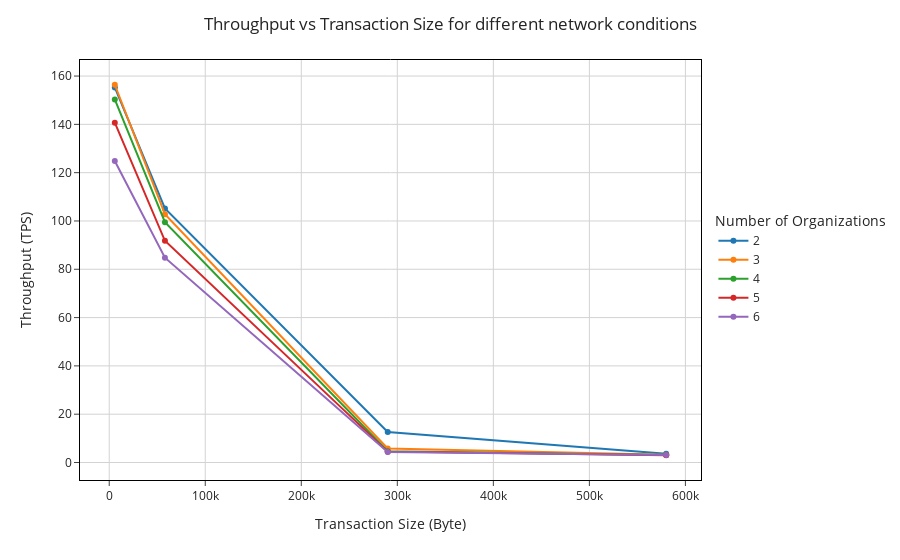

The cell this chart's notebook holds for it:
### Markdown cell above
## Data analysis

### Average throughput versus number of organizations

### Code cell
import plotly.express as px

def group_network_conditions(s):
    network_conditions = ""

    for column_name in ["Network Packet Loss (%)", "Network Max Throughput (Mbps)", "Network Avg Latency (ms)", "Network Jitter (ms)"]:
        if s[column_name] != "ideal":
            name = column_name.lstrip("Network").split("(")[0].strip() # Before the first "("
            value = s[column_name] # The value
            unit = str(column_name.split('(')[1].strip(")")).strip() # Inside the parentheses
            network_conditions += f",<br>{name} {value}{unit}"
    
    if network_conditions == "":
        return "Ideal"
    else:
        return network_conditions[5:]

# Create a new column "Conditions" grouping the network conditions
df["Network Conditions"] = df.apply(lambda x: group_network_conditions(x), axis=1)

cds = df["Network Conditions"].unique() # All the different network conditions
for i in range(len(cds)):
    print(f"Network condition {i}: {cds[i]}")

# Sort dataframe
df_sorted = df.sort_values(by=["Number of Organizations", "Transaction Size (Byte)"])

# Plot
fig = px.line(df_sorted, x='Transaction Size (Byte)', color="Number of Organizations", y="Throughput (TPS)", markers=True, template="simple_white")

# Set log scale
# fig.update_layout(
#     xaxis_type="log",
#     # yaxis_type="log",
# )
# fig.update_xaxes(range=[4.96, 6.04]) # Logarithmic range

# Add title
fig.update_layout(
    title="Throughput vs Transaction Size for different network conditions",
    title_x=0.5, # Center title
    # xaxis_title="Chunk Length",
    # yaxis_title="Average Throughput (TPS)",
)

# Add grid
fig.update_layout(
    xaxis=dict(
        showgrid=True,
        gridwidth=1,
        gridcolor='LightGrey',
    ),
    yaxis=dict(
        showgrid=True,
        gridwidth=1,
        gridcolor='LightGrey',
    ),
)

# Set border pane lines
fig.update_xaxes(showline=True, linewidth=1, linecolor='black', mirror=True)
fig.update_yaxes(showline=True, linewidth=1, linecolor='black', mirror=True)

# Set cathegories title
fig.update_legends(title_text="Number of Organizations")

# Center the legend
fig.update_layout(legend=dict(
    yanchor="middle",
    y=0.5,
    xanchor="left",
    x=1.02
))

# Save EPS figure
# fig.write_image(NOTEBOOK_NAME + "throughput_vs_nodes.eps", width=800, height=450, scale=1)

fig.show()

### Figure 1 — Plotly figure (JSON) as saved in the notebook; plotly's stock layout.template omitted (floating-point values rounded to 4 significant figures)
{"data": [{"hovertemplate": "Number of Organizations=2<br>Transaction Size (Byte)=%{x}<br>Throughput (TPS)=%{y}<extra></extra>", "legendgroup": "2", "line": {"color": "#1F77B4", "dash": "solid"}, "marker": {"symbol": "circle"}, "mode": "lines+markers", "name": "2", "orientation": "v", "showlegend": true, "type": "scatter", "x": [5800, 58000, 290000, 580000], "xaxis": "x", "y": [155.3, 105.2, 12.6, 3.6], "yaxis": "y"}, {"hovertemplate": "Number of Organizations=3<br>Transaction Size (Byte)=%{x}<br>Throughput (TPS)=%{y}<extra></extra>", "legendgroup": "3", "line": {"color": "#FF7F0E", "dash": "solid"}, "marker": {"symbol": "circle"}, "mode": "lines+markers", "name": "3", "orientation": "v", "showlegend": true, "type": "scatter", "x": [5800, 58000, 290000, 580000], "xaxis": "x", "y": [156.4, 102.8, 5.8, 3.2], "yaxis": "y"}, {"hovertemplate": "Number of Organizations=4<br>Transaction Size (Byte)=%{x}<br>Throughput (TPS)=%{y}<extra></extra>", "legendgroup": "4", "line": {"color": "#2CA02C", "dash": "solid"}, "marker": {"symbol": "circle"}, "mode": "lines+markers", "name": "4", "orientation": "v", "showlegend": true, "type": "scatter", "x": [5800, 58000, 290000, 580000], "xaxis": "x", "y": [150.3, 99.5, 4.7, 3.1], "yaxis": "y"}, {"hovertemplate": "Number of Organizations=5<br>Transaction Size (Byte)=%{x}<br>Throughput (TPS)=%{y}<extra></extra>", "legendgroup": "5", "line": {"color": "#D62728", "dash": "solid"}, "marker": {"symbol": "circle"}, "mode": "lines+markers", "name": "5", "orientation": "v", "showlegend": true, "type": "scatter", "x": [5800, 58000, 290000, 580000], "xaxis": "x", "y": [140.7, 91.8, 4.5, 3], "yaxis": "y"}, {"hovertemplate": "Number of Organizations=6<br>Transaction Size (Byte)=%{x}<br>Throughput (TPS)=%{y}<extra></extra>", "legendgroup": "6", "line": {"color": "#9467BD", "dash": "solid"}, "marker": {"symbol": "circle"}, "mode": "lines+markers", "name": "6", "orientation": "v", "showlegend": true, "type": "scatter", "x": [5800, 58000, 290000, 580000], "xaxis": "x", "y": [124.8, 84.8, 4.3, 3.1], "yaxis": "y"}], "layout": {"legend": {"title": {"text": "Number of Organizations"}, "tracegroupgap": 0, "x": 1.02, "xanchor": "left", "y": 0.5, "yanchor": "middle"}, "margin": {"t": 60}, "title": {"text": "Throughput vs Transaction Size for different network conditions", "x": 0.5}, "xaxis": {"anchor": "y", "domain": [0, 1], "gridcolor": "LightGrey", "gridwidth": 1, "linecolor": "black", "linewidth": 1, "mirror": true, "showgrid": true, "showline": true, "title": {"text": "Transaction Size (Byte)"}}, "yaxis": {"anchor": "x", "domain": [0, 1], "gridcolor": "LightGrey", "gridwidth": 1, "linecolor": "black", "linewidth": 1, "mirror": true, "showgrid": true, "showline": true, "title": {"text": "Throughput (TPS)"}}}}
